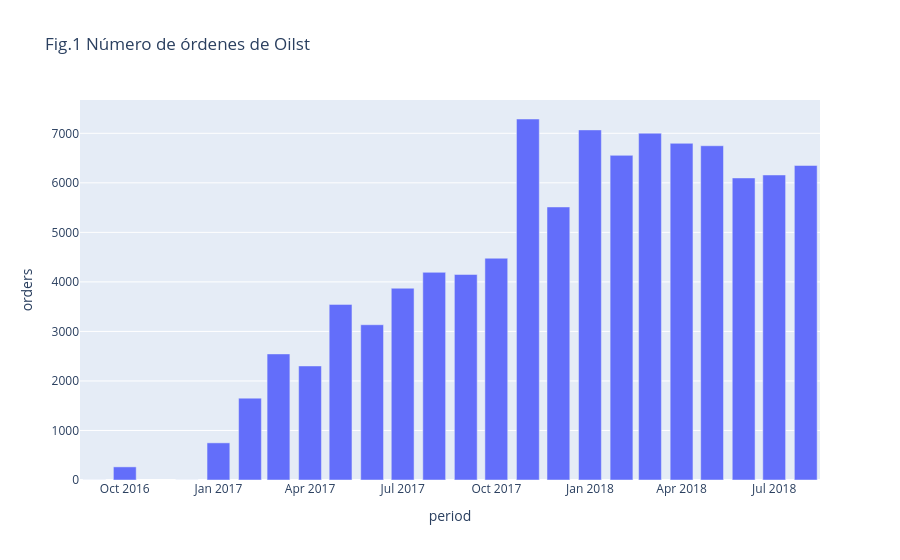

Notebook source saved alongside this figure:
### Code cell
# Crea la visualizacion
fig = px.bar(
    orders_time,
    x="period",
    y="orders",
    title='Fig.1 Número de órdenes de Oilst'
)

# Muestra la figura
fig.show()

### Figure 1 — Plotly figure (JSON) as saved in the notebook; plotly's stock layout.template omitted (floating-point values rounded to 4 significant figures)
{"data": [{"hovertemplate": "period=%{x}<br>orders=%{y}<extra></extra>", "legendgroup": "", "marker": {"color": "#636efa", "pattern": {"shape": ""}}, "name": "", "orientation": "v", "showlegend": false, "textposition": "auto", "type": "bar", "x": ["2016-09", "2016-10", "2016-12", "2017-01", "2017-02", "2017-03", "2017-04", "2017-05", "2017-06", "2017-07", "2017-08", "2017-09", "2017-10", "2017-11", "2017-12", "2018-01", "2018-02", "2018-03", "2018-04", "2018-05", "2018-06", "2018-07", "2018-08"], "xaxis": "x", "y": [1, 265, 1, 750, 1653, 2546, 2303, 3546, 3135, 3872, 4193, 4150, 4478, 7289, 5513, 7069, 6555, 7003, 6798, 6749, 6099, 6159, 6351], "yaxis": "y"}], "layout": {"barmode": "relative", "legend": {"tracegroupgap": 0}, "title": {"text": "Fig.1 Número de órdenes de Oilst"}, "xaxis": {"anchor": "y", "domain": [0, 1], "title": {"text": "period"}}, "yaxis": {"anchor": "x", "domain": [0, 1], "title": {"text": "orders"}}}}
